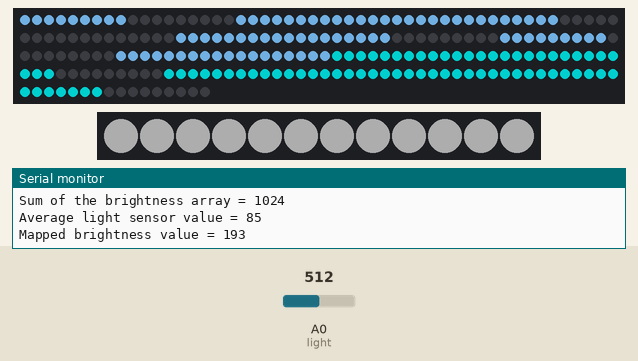
Recording of a sketch running on a simulated Arduino Uno, built with avr-gcc and run on an emulated ATmega328P. Shown: 216 RGB LEDs in strip order, left to right, continuing on the next row, 12 RGB LEDs in strip order, left to right, the last lines printed to the serial monitor. The inputs (shaded band) are chosen by the test bench; at power-on: A0 (light) = 512. Dim RGB values are drawn brighter than linear; the local clock reads 2024-03-15 10:24:30 at power-on unless the sketch sets it.

Above: at 5.9 s.
6.0 s: A0 (light) set to 716
16.9 s: A0 (light) set to 900
27.0 s: A0 (light) set to 936
37.3 s: A0 (light) set to 1023
At 57.0 s:
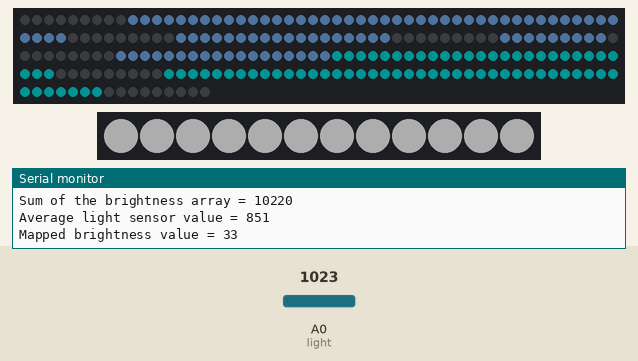
At 87.9 s:
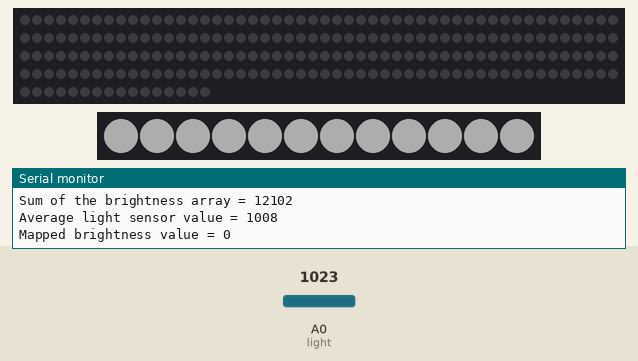
Timing chart, 0 to 88.2 s (numbered marks = the images above; inputs shaded):
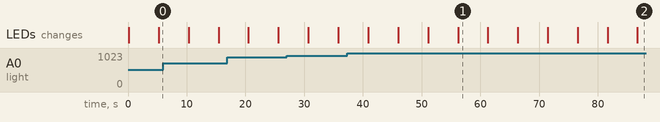

The sketch:

main.ino
```cpp
#include <Adafruit_NeoPixel.h>

/*
 * 3D printed smart shelving with a giant hidden digital clock in the front
edges of the shelves - DIY Machines

==========

More info and build instructions: https://www.youtube.com/watch?v=8E0SeycTzHw

3D printed parts can be downloaded from here:
https://www.thingiverse.com/thing:4207524

You will need to install the Adafruit Neopixel library which can be found in the
library manager.

This project also uses the handy DS3231 Simple library:-
https://github.com/sleemanj/DS3231_Simple   Please follow the instruction on
installing this provided on the libraries page

Before you install this code you need to set the time on your DS3231. Once you
have connected it as shown in this project and have installed the DS3231_Simple
library (see above) you to go to  'File' >> 'Examples' >> 'DS3231_Simple' >>
'Z1_TimeAndDate' >> 'SetDateTime' and follow the instructions in the example to
set the date and time on your RTC

==========


 * SAY THANKS:

Buy me a coffee to say thanks: https://ko-fi.com/diymachines
Support us on Patreon: https://www.patreon.com/diymachines

SUBSCRIBE:
■ https://www.youtube.com/channel/UC3jc4X-kEq-dEDYhQ8QoYnQ?sub_confirmation=1

INSTAGRAM: https://www.instagram.com/diy_machines/?hl=en
FACEBOOK: https://www.facebook.com/diymachines/

*/

#include <DS3231_Simple.h>
DS3231_Simple Clock;

// Create a variable to hold the time data
DateTime gDateTime;

#include <Adafruit_NeoPixel.h>
#ifdef __AVR__
#endif

// Which pin on the Arduino is connected to the NeoPixels?
#define LEDCLOCK_PIN 6
#define LEDDOWNLIGHT_PIN 5

// How many NeoPixels are attached to the Arduino?
// Dad here, actually it's 23 rows of 9 leds = 207 total count , could this be
// the problem?
#define LEDCLOCK_COUNT 216
#define LEDDOWNLIGHT_COUNT 12

//  These are the digit offsets, going from right (minutes) to left (hours)
#define DIGIT_1 0 // Lower Minute
#define DIGIT_2 63 // Upper Minute
#define DIGIT_3 126 // Lower Hour
#define DIGIT_4 189 // Upper Hour

//(red * 65536) + (green * 256) + blue ->for 32-bit merged colour value so
//16777215 equals white
// or 3 hex byte 00 -> ff for RGB eg 0x123456 for red=12(hex) green=34(hex), and
// green=56(hex) this hex method is the same as html colour codes just with "0x"
// instead of "#" in front
uint32_t clockMinuteColour = 0x6fa8dc; // pure red
uint32_t clockHourColour = 0x009999;   // pure green

int clockFaceBrightness = 0;

// Declare our NeoPixel objects:
Adafruit_NeoPixel stripClock(LEDCLOCK_COUNT, LEDCLOCK_PIN,
                             NEO_GRB + NEO_KHZ800);
Adafruit_NeoPixel stripDownlighter(LEDDOWNLIGHT_COUNT, LEDDOWNLIGHT_PIN,
                                   NEO_GRB + NEO_KHZ800);
// Argument 1 = Number of pixels in NeoPixel strip
// Argument 2 = Arduino pin number (most are valid)
// Argument 3 = Pixel type flags, add together as needed:
//   NEO_KHZ800  800 KHz bitstream (most NeoPixel products w/WS2812 LEDs)
//   NEO_KHZ400  400 KHz (classic 'v1' (not v2) FLORA pixels, WS2811 drivers)
//   NEO_GRB     Pixels are wired for GRB bitstream (most NeoPixel products)
//   NEO_RGB     Pixels are wired for RGB bitstream (v1 FLORA pixels, not v2)
//   NEO_RGBW    Pixels are wired for RGBW bitstream (NeoPixel RGBW products)

// Smoothing of the readings from the light sensor so it is not too twitchy
const int numReadings = 12;

int readings[numReadings]; // the readings from the analog input
int readIndex = 0;         // the index of the current reading
long total = 0;            // the running total
long average = 0;          // the average

void setup() {

  Serial.begin(9600);
  Clock.begin();

  stripClock.begin(); // INITIALIZE NeoPixel stripClock object (REQUIRED)
  stripClock.show();  // Turn OFF all pixels ASAP
  stripClock.setBrightness(100); // Set inital BRIGHTNESS (max = 255)

  stripDownlighter.begin(); // INITIALIZE NeoPixel stripClock object (REQUIRED)
  stripDownlighter.show();  // Turn OFF all pixels ASAP
  stripDownlighter.setBrightness(50); // Set BRIGHTNESS (max = 255)

  // smoothing
  //  initialize all the readings to 0:
  for (int thisReading = 0; thisReading < numReadings; thisReading++) {
    readings[thisReading] = 0;
  }
}

void loop() {

  // read the time
  DateTime lDateTime = Clock.read();

  if (gDateTime.Minute != lDateTime.Minute || gDateTime.Hour != lDateTime.Hour) {
      gDateTime = lDateTime;
      printTime(gDateTime);
      displayTheTime(gDateTime);
  }

  // Record a reading from the light sensor and add it to the array
  readings[readIndex] = analogRead(A0); // get an average light level from previouse set of samples
  Serial.print("Light sensor value added to array = ");
  Serial.println(readings[readIndex]);
  readIndex = readIndex + 1; // advance to the next position in the array:

  // if we're at the end of the array move the index back around...
  if (readIndex >= numReadings) {
    // ...wrap around to the beginning:
    readIndex = 0;
  }

  // now work out the sum of all the values in the array
  int sumBrightness = 0;
  for (int i = 0; i < numReadings; i++) {
    sumBrightness += readings[i];
  }
  Serial.print("Sum of the brightness array = ");
  Serial.println(sumBrightness);

  // and calculate the average:
  int lightSensorValue = sumBrightness / numReadings;
  Serial.print("Average light sensor value = ");
  Serial.println(lightSensorValue);

  // set the brightness based on ambiant light levels
  clockFaceBrightness = map(lightSensorValue, 50, 1000, 200, 1);
  stripClock.setBrightness(
      clockFaceBrightness); // Set brightness value of the LEDs
  Serial.print("Mapped brightness value = ");
  Serial.println(clockFaceBrightness);

  stripClock.show();

  //(red * 65536) + (green * 256) + blue ->for 32-bit merged colour value so
  //16777215 equals white
  stripDownlighter.fill(16777215, 0, LEDDOWNLIGHT_COUNT);
  stripDownlighter.show();

  delay(5000); // this 5 second delay to slow things down during testing
}

void printTime(DateTime dateTime) {
  Serial.println("");
  Serial.print("Time is: ");
  Serial.print(dateTime.Hour);
  Serial.print(":");
  Serial.print(dateTime.Minute);
  Serial.print(":");
  Serial.println(dateTime.Second);
  Serial.print("Date is: 20");
  Serial.print(dateTime.Year);
  Serial.print(":");
  Serial.print(dateTime.Month);
  Serial.print(":");
  Serial.println(dateTime.Day);
}

void displayTheTime(DateTime dateTime) {

  stripClock.clear(); // clear the clock face

  int firstMinuteDigit =
      dateTime.Minute %
      10; // work out the value of the first digit and then display it
  displayNumber(firstMinuteDigit, DIGIT_1, clockMinuteColour);

  int secondMinuteDigit =
      floor(dateTime.Minute /
            10); // work out the value for the second digit and then display it
  displayNumber(secondMinuteDigit, DIGIT_2, clockMinuteColour);

  int firstHourDigit =
      dateTime
          .Hour; // work out the value for the third digit and then display it
  if (firstHourDigit > 12) {
    firstHourDigit = firstHourDigit - 12;
  }

  // Comment out the following three lines if you want midnight to be shown as
  // 12:00 instead of 0:00
  //  if (firstHourDigit == 0){
  //    firstHourDigit = 12;
  //  }

  firstHourDigit = firstHourDigit % 10;
  displayNumber(firstHourDigit, DIGIT_3, clockHourColour);

  int secondHourDigit =
      dateTime
          .Hour; // work out the value for the fourth digit and then display it

  // Comment out the following three lines if you want midnight to be shwon as
  // 12:00 instead of 0:00
  //  if (secondHourDigit == 0){
  //    secondHourDigit = 12;
  //  }

  if (secondHourDigit > 12) {
    secondHourDigit = secondHourDigit - 12;
  }
  if (secondHourDigit > 9) {
    stripClock.fill(clockHourColour, DIGIT_4, 18);
  }
}

void displayNumber(int digitToDisplay, int offsetBy, uint32_t colourToUse) {
  switch (digitToDisplay) {
  case 0:
    digitZero(offsetBy, colourToUse);
    break;
  case 1:
    digitOne(offsetBy, colourToUse);
    break;
  case 2:
    digitTwo(offsetBy, colourToUse);
    break;
  case 3:
    digitThree(offsetBy, colourToUse);
    break;
  case 4:
    digitFour(offsetBy, colourToUse);
    break;
  case 5:
    digitFive(offsetBy, colourToUse);
    break;
  case 6:
    digitSix(offsetBy, colourToUse);
    break;
  case 7:
    digitSeven(offsetBy, colourToUse);
    break;
  case 8:
    digitEight(offsetBy, colourToUse);
    break;
  case 9:
    digitNine(offsetBy, colourToUse);
    break;
  default:
    break;
  }
}
```

digits.ino
```cpp
void digitZero(int offset, uint32_t colour){
    stripClock.fill(colour, (0 + offset), 27);
    stripClock.fill(colour, (36 + offset), 27);
}

void digitOne(int offset, uint32_t colour){
    stripClock.fill(colour, (0 + offset), 9);
    stripClock.fill(colour, (36 + offset), 9);
}

void digitTwo(int offset, uint32_t colour){
    stripClock.fill(colour, (0 + offset), 18);
    stripClock.fill(colour, (27 + offset), 9);
    stripClock.fill(colour, (45 + offset), 18);
}

void digitThree(int offset, uint32_t colour){
    stripClock.fill(colour, (0 + offset), 18);
    stripClock.fill(colour, (27 + offset), 27);
}

void digitFour(int offset, uint32_t colour){
    stripClock.fill(colour, (0 + offset), 9);
    stripClock.fill(colour, (18 + offset), 27);
}

void digitFive(int offset, uint32_t colour){
    stripClock.fill(colour, (9 + offset), 45);
}

void digitSix(int offset, uint32_t colour){
    stripClock.fill(colour, (9 + offset), 54);
}

void digitSeven(int offset, uint32_t colour){
    stripClock.fill(colour, (0 + offset), 18);
    stripClock.fill(colour, (36 + offset), 9);
}

void digitEight(int offset, uint32_t colour){
    stripClock.fill(colour, (0 + offset), 63);
}

void digitNine(int offset, uint32_t colour){
    stripClock.fill(colour, (0 + offset), 45);
}
```
